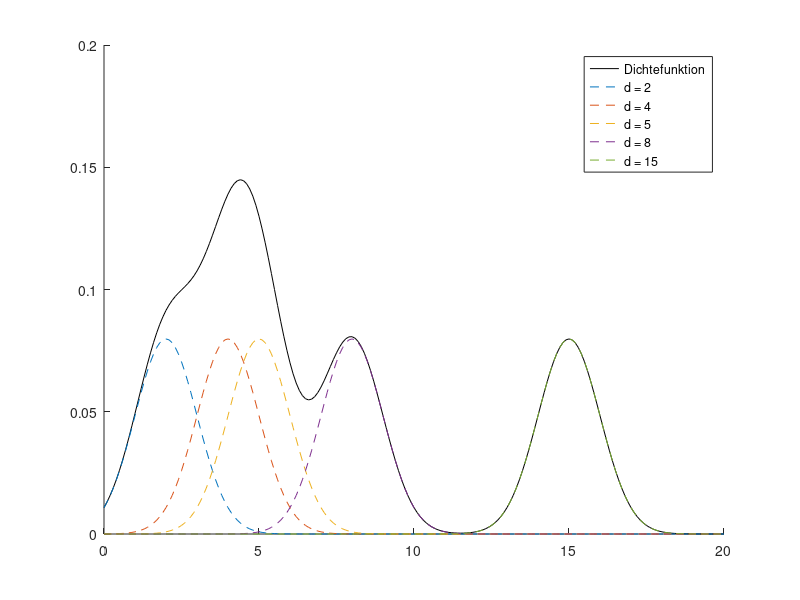

Reproduce this figure in MATLAB.
function[] = aufgabe3()
function[y] = phi(x, sigma)
    y = 1/(sqrt(2*pi*sigma)) * exp((-x^2)/(2*sigma^2));
end

function[p] = pn(x, xv, sigma)
    phis = 0;
    n = size(xv,2);
    for i = 1:n
        xi = xv(i);
        phis = phis + phi(x - xi, sigma);
    end
    p = phis/n;
end

function[] = result(x)
    d = [2 4 5 8 15]
    results = [];
    i = 1;
    for z = x
        results(i, 1) = pn(z, d, 1);
        for a = 1:size(d,2)
            results(i, a+1) = phi((z - d(a)), 1);
        end
        i = i+1;
    end
    hold on
    plot(x, results(:,1), 'k');
    for a = 2:(size(results,2))
        plot(x, results(:,a)/5, '--');
    end
    legend('Dichtefunktion', 'd = 2', 'd = 4', 'd = 5', 'd = 8', 'd = 15')
    hold off
end

result(0:0.1:20)
D1 = csvread('D1.csv');
D2 = csvread('D2.csv');

    function[w, a] = PNN_training()
        n1 = size(D1, 1);
        n2 = size(D2, 1);
        w = zeros(n1+n2, size(D1, 2));
        %a = zeros(n1+n2, size(D1, 2));
        for j = 1:n1
            D1(j,:) = D1(j,:)/sqrt(sum(D1(j,:).*D1(j,:)));
            w(j,:) = D1(j,:);
            a(j,1) = 1;
            a(j,2) = 0;
        end
        for j = (n1+1):(n2+n1)
            D2(j-n1,:) = D2(j-n1,:)/sqrt(sum(D2(j-n1,:).*D2(j-n1,:)));
            w(j,:) = D2(j-n1,:);
            a(j,1) = 0;
            a(j,2) = 1;
        end
    end

[w, a] = PNN_training();

    function[class] = PNN_classification(test, sigma)
        g = [0 0];
        n = size(w, 1);
        z = zeros(1, n);
        for k = 1:n
            w(k,:)*test';
            z(k) = w(k,:)*test';
            if a(k, 1) == 1
                g(1) = g(1) + exp((z(k) - 1)/sigma^2);
            else
                g(2) = g(2) + exp((z(k) - 1)/sigma^2);
            end
        end
        if g(1) == g(2)
            class = 'tie!';
        else
            class = find(g == max(g));
        end
    end

test_pattern = [[0 0]; [7 7]; [30 20]; [14 40]];
for l  = 1:size(test_pattern, 1)
    class = PNN_classification([test_pattern(l,:)], 1)
end

end
